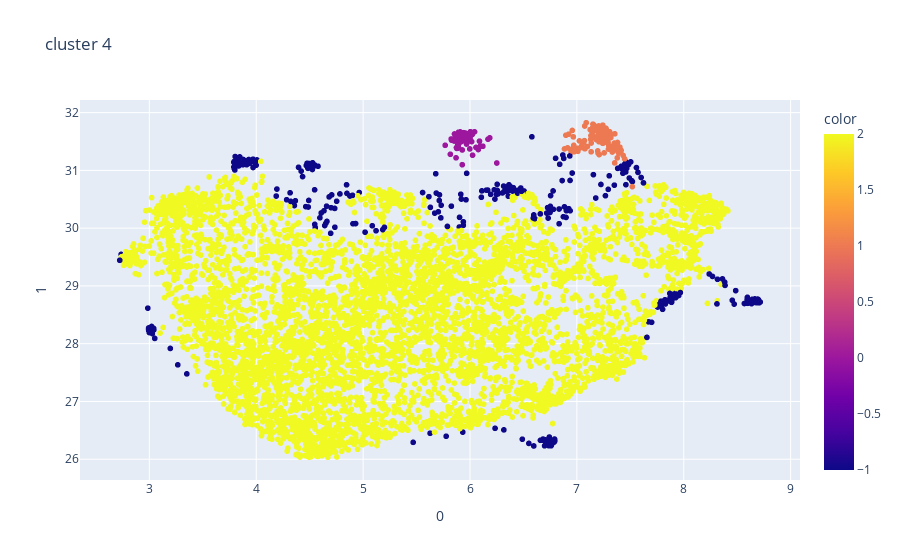

The cell this chart's notebook holds for it:
### Code cell
fig = px.scatter(umap_embeddings, x=0, y=1, color = cluster_4.labels_, title='cluster 4')
fig.show()

### Figure 1 — Plotly figure (JSON) as saved in the notebook; plotly's stock layout.template omitted (floating-point values rounded to 4 significant figures; data arrays with more than 128 entries replaced by an {"elided": "..."} marker saying what was removed)
{"data": [{"hovertemplate": "0=%{x}<br>1=%{y}<br>color=%{marker.color}<extra></extra>", "legendgroup": "", "marker": {"color": {"elided": "6511 int values"}, "coloraxis": "coloraxis", "symbol": "circle"}, "mode": "markers", "name": "", "showlegend": false, "type": "scattergl", "x": {"elided": "6511 float values"}, "xaxis": "x", "y": {"elided": "6511 float values"}, "yaxis": "y"}], "layout": {"coloraxis": {"colorbar": {"title": {"text": "color"}}, "colorscale": [[0, "#0d0887"], [0.1111, "#46039f"], [0.2222, "#7201a8"], [0.3333, "#9c179e"], [0.4444, "#bd3786"], [0.5556, "#d8576b"], [0.6667, "#ed7953"], [0.7778, "#fb9f3a"], [0.8889, "#fdca26"], [1, "#f0f921"]]}, "legend": {"tracegroupgap": 0}, "title": {"text": "cluster 4"}, "xaxis": {"anchor": "y", "domain": [0, 1], "title": {"text": "0"}}, "yaxis": {"anchor": "x", "domain": [0, 1], "title": {"text": "1"}}}}
